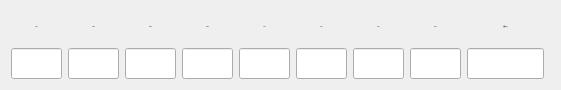
     <widget class="QWidget" name="layoutWidget_2">
      <property name="geometry">
       <rect>
        <x>30</x>
        <y>210</y>
        <width>561</width>
        <height>72</height>
       </rect>
      </property>
      <layout class="QHBoxLayout" name="horizontalLayout_exhaust_out">
       <item>
        <layout class="QVBoxLayout" name="verticalLayout_28">
         <item>
          <widget class="QLabel" name="label_13">
           <property name="minimumSize">
            <size>
             <width>51</width>
             <height>31</height>
            </size>
           </property>
           <property name="maximumSize">
            <size>
             <width>51</width>
             <height>31</height>
            </size>
           </property>
           <property name="font">
            <font>
             <family>黑体</family>
             <pointsize>-1</pointsize>
            </font>
           </property>
           <property name="text">
            <string>63Hz</string>
           </property>
           <property name="alignment">
            <set>Qt::AlignCenter</set>
           </property>
          </widget>
         </item>
         <item>
          <widget class="QLineEdit" name="lineEdit_exhaust_out_63">
           <property name="minimumSize">
            <size>
             <width>51</width>
             <height>31</height>
            </size>
           </property>
           <property name="maximumSize">
            <size>
             <width>51</width>
             <height>31</height>
            </size>
           </property>
           <property name="font">
            <font>
             <family>黑体</family>
             <pointsize>-1</pointsize>
            </font>
           </property>
           <property name="alignment">
            <set>Qt::AlignCenter</set>
           </property>
           <property name="readOnly">
            <bool>false</bool>
           </property>
          </widget>
         </item>
        </layout>
       </item>
       <item>
        <layout class="QVBoxLayout" name="verticalLayout_29">
         <item>
          <widget class="QLabel" name="label_41">
           <property name="minimumSize">
            <size>
             <width>51</width>
             <height>31</height>
            </size>
           </property>
           <property name="maximumSize">
            <size>
             <width>51</width>
             <height>31</height>
            </size>
           </property>
           <property name="font">
            <font>
             <family>黑体</family>
             <pointsize>-1</pointsize>
            </font>
           </property>
           <property name="text">
            <string>125Hz</string>
           </property>
           <property name="alignment">
            <set>Qt::AlignCenter</set>
           </property>
          </widget>
         </item>
         <item>
          <widget class="QLineEdit" name="lineEdit_exhaust_out_125">
           <property name="minimumSize">
            <size>
             <width>51</width>
             <height>31</height>
            </size>
           </property>
           <property name="maximumSize">
            <size>
             <width>51</width>
             <height>31</height>
            </size>
           </property>
           <property name="font">
            <font>
             <family>黑体</family>
             <pointsize>-1</pointsize>
            </font>
           </property>
           <property name="alignment">
            <set>Qt::AlignCenter</set>
           </property>
           <property name="readOnly">
            <bool>false</bool>
           </property>
          </widget>
         </item>
        </layout>
       </item>
       <item>
        <layout class="QVBoxLayout" name="verticalLayout_30">
         <item>
          <widget class="QLabel" name="label_42">
           <property name="minimumSize">
            <size>
             <width>51</width>
             <height>31</height>
            </size>
           </property>
           <property name="maximumSize">
            <size>
             <width>51</width>
             <height>31</height>
            </size>
           </property>
           <property name="font">
            <font>
             <family>黑体</family>
             <pointsize>-1</pointsize>
            </font>
           </property>
           <property name="text">
            <string>250Hz</string>
           </property>
           <property name="alignment">
            <set>Qt::AlignCenter</set>
           </property>
          </widget>
         </item>
         <item>
          <widget class="QLineEdit" name="lineEdit_exhaust_out_250">
           <property name="minimumSize">
            <size>
             <width>51</width>
             <height>31</height>
            </size>
           </property>
           <property name="maximumSize">
            <size>
             <width>51</width>
             <height>31</height>
            </size>
           </property>
           <property name="font">
            <font>
             <family>黑体</family>
             <pointsize>-1</pointsize>
            </font>
           </property>
           <property name="alignment">
            <set>Qt::AlignCenter</set>
           </property>
           <property name="readOnly">
            <bool>false</bool>
           </property>
          </widget>
         </item>
        </layout>
       </item>
       <item>
        <layout class="QVBoxLayout" name="verticalLayout_31">
         <item>
          <widget class="QLabel" name="label_43">
           <property name="minimumSize">
            <size>
             <width>51</width>
             <height>31</height>
            </size>
           </property>
           <property name="maximumSize">
            <size>
             <width>51</width>
             <height>31</height>
            </size>
           </property>
           <property name="font">
            <font>
             <family>黑体</family>
             <pointsize>-1</pointsize>
            </font>
           </property>
           <property name="text">
            <string>500Hz</string>
           </property>
           <property name="alignment">
            <set>Qt::AlignCenter</set>
           </property>
          </widget>
         </item>
         <item>
          <widget class="QLineEdit" name="lineEdit_exhaust_out_500">
           <property name="minimumSize">
            <size>
             <width>51</width>
             <height>31</height>
            </size>
           </property>
           <property name="maximumSize">
            <size>
             <width>51</width>
             <height>31</height>
            </size>
           </property>
           <property name="font">
            <font>
             <family>黑体</family>
             <pointsize>-1</pointsize>
            </font>
           </property>
           <property name="alignment">
            <set>Qt::AlignCenter</set>
           </property>
           <property name="readOnly">
            <bool>false</bool>
           </property>
          </widget>
         </item>
        </layout>
       </item>
       <item>
        <layout class="QVBoxLayout" name="verticalLayout_32">
         <item>
          <widget class="QLabel" name="label_44">
           <property name="minimumSize">
            <size>
             <width>51</width>
             <height>31</height>
            </size>
           </property>
           <property name="maximumSize">
            <size>
             <width>51</width>
             <height>31</height>
            </size>
           </property>
           <property name="font">
            <font>
             <family>黑体</family>
             <pointsize>-1</pointsize>
            </font>
           </property>
           <property name="text">
            <string>1kHz</string>
           </property>
           <property name="alignment">
            <set>Qt::AlignCenter</set>
           </property>
          </widget>
         </item>
         <item>
          <widget class="QLineEdit" name="lineEdit_exhaust_out_1k">
           <property name="minimumSize">
            <size>
             <width>51</width>
             <height>31</height>
            </size>
           </property>
           <property name="maximumSize">
            <size>
             <width>51</width>
             <height>31</height>
            </size>
           </property>
           <property name="font">
            <font>
             <family>黑体</family>
             <pointsize>-1</pointsize>
            </font>
           </property>
           <property name="alignment">
            <set>Qt::AlignCenter</set>
           </property>
           <property name="readOnly">
            <bool>false</bool>
           </property>
          </widget>
         </item>
        </layout>
       </item>
       <item>
        <layout class="QVBoxLayout" name="verticalLayout_33">
         <property name="spacing">
          <number>6</number>
         </property>
         <item>
          <widget class="QLabel" name="label_45">
           <property name="minimumSize">
            <size>
             <width>51</width>
             <height>31</height>
            </size>
           </property>
           <property name="maximumSize">
            <size>
             <width>51</width>
             <height>31</height>
            </size>
           </property>
           <property name="font">
            <font>
             <family>黑体</family>
             <pointsize>-1</pointsize>
            </font>
           </property>
           <property name="text">
            <string>2kHz</string>
           </property>
           <property name="alignment">
            <set>Qt::AlignCenter</set>
           </property>
          </widget>
         </item>
         <item>
          <widget class="QLineEdit" name="lineEdit_exhaust_out_2k">
           <property name="minimumSize">
            <size>
             <width>51</width>
             <height>31</height>
            </size>
           </property>
           <property name="maximumSize">
            <size>
             <width>51</width>
             <height>31</height>
            </size>
           </property>
           <property name="font">
            <font>
             <family>黑体</family>
             <pointsize>-1</pointsize>
            </font>
           </property>
           <property name="alignment">
            <set>Qt::AlignCenter</set>
           </property>
           <property name="readOnly">
            <bool>false</bool>
           </property>
          </widget>
         </item>
        </layout>
       </item>
       <item>
        <layout class="QVBoxLayout" name="verticalLayout_34">
         <item>
          <widget class="QLabel" name="label_3">
           <property name="minimumSize">
            <size>
             <width>51</width>
             <height>31</height>
            </size>
           </property>
           <property name="maximumSize">
            <size>
             <width>51</width>
             <height>31</height>
            </size>
           </property>
           <property name="font">
            <font>
             <family>黑体</family>
             <pointsize>-1</pointsize>
            </font>
           </property>
           <property name="text">
            <string>4kHz</string>
           </property>
           <property name="alignment">
            <set>Qt::AlignCenter</set>
           </property>
          </widget>
         </item>
         <item>
          <widget class="QLineEdit" name="lineEdit_exhaust_out_4k">
           <property name="minimumSize">
            <size>
             <width>51</width>
             <height>31</height>
            </size>
           </property>
           <property name="maximumSize">
            <size>
             <width>51</width>
             <height>31</height>
            </size>
           </property>
           <property name="font">
            <font>
             <family>黑体</family>
             <pointsize>-1</pointsize>
            </font>
           </property>
           <property name="alignment">
            <set>Qt::AlignCenter</set>
           </property>
           <property name="readOnly">
            <bool>false</bool>
           </property>
          </widget>
         </item>
        </layout>
       </item>
       <item>
        <layout class="QVBoxLayout" name="verticalLayout_35">
         <item>
          <widget class="QLabel" name="label_46">
           <property name="minimumSize">
            <size>
             <width>51</width>
             <height>31</height>
            </size>
           </property>
           <property name="maximumSize">
            <size>
             <width>51</width>
             <height>31</height>
            </size>
           </property>
           <property name="font">
            <font>
             <family>黑体</family>
             <pointsize>-1</pointsize>
            </font>
           </property>
           <property name="text">
            <string>8kHz</string>
           </property>
           <property name="alignment">
            <set>Qt::AlignCenter</set>
           </property>
          </widget>
         </item>
         <item>
          <widget class="QLineEdit" name="lineEdit_exhaust_out_8k">
           <property name="minimumSize">
            <size>
             <width>51</width>
             <height>31</height>
            </size>
           </property>
           <property name="maximumSize">
            <size>
             <width>51</width>
             <height>31</height>
            </size>
           </property>
           <property name="font">
            <font>
             <family>黑体</family>
             <pointsize>-1</pointsize>
            </font>
           </property>
           <property name="alignment">
            <set>Qt::AlignCenter</set>
           </property>
           <property name="readOnly">
            <bool>false</bool>
           </property>
          </widget>
         </item>
        </layout>
       </item>
       <item>
        <layout class="QVBoxLayout" name="verticalLayout_36">
         <item>
          <widget class="QLabel" name="label_47">
           <property name="minimumSize">
            <size>
             <width>77</width>
             <height>31</height>
            </size>
           </property>
           <property name="maximumSize">
            <size>
             <width>51</width>
             <height>31</height>
            </size>
           </property>
           <property name="font">
            <font>
             <family>黑体</family>
             <pointsize>-1</pointsize>
            </font>
           </property>
           <property name="text">
            <string>总值dB(A)</string>
           </property>
           <property name="alignment">
            <set>Qt::AlignCenter</set>
           </property>
          </widget>
         </item>
         <item>
          <widget class="QLineEdit" name="lineEdit_exhaust_out_total">
           <property name="minimumSize">
            <size>
             <width>77</width>
             <height>31</height>
            </size>
           </property>
           <property name="maximumSize">
            <size>
             <width>51</width>
             <height>31</height>
            </size>
           </property>
           <property name="font">
            <font>
             <family>黑体</family>
             <pointsize>-1</pointsize>
            </font>
           </property>
           <property name="alignment">
            <set>Qt::AlignCenter</set>
           </property>
           <property name="readOnly">
            <bool>true</bool>
           </property>
          </widget>
         </item>
        </layout>
       </item>
      </layout>
     </widget>
